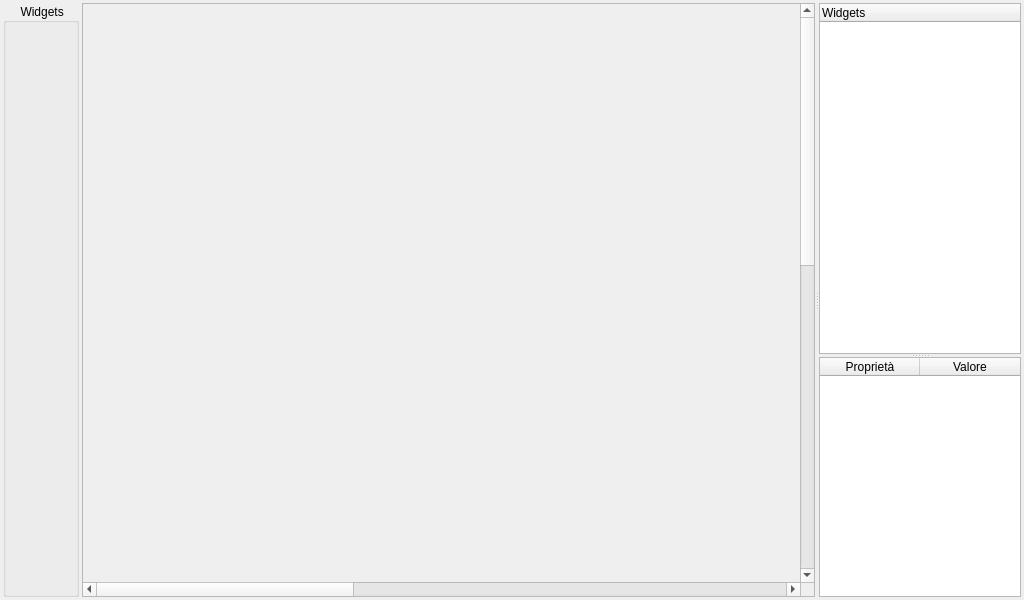
<?xml version="1.0" encoding="UTF-8"?>
<ui version="4.0">
 <class>DashSettingsDialog</class>
 <widget class="QDialog" name="DashSettingsDialog">
  <property name="geometry">
   <rect>
    <x>0</x>
    <y>0</y>
    <width>1024</width>
    <height>600</height>
   </rect>
  </property>
  <property name="minimumSize">
   <size>
    <width>1024</width>
    <height>600</height>
   </size>
  </property>
  <property name="maximumSize">
   <size>
    <width>1024</width>
    <height>600</height>
   </size>
  </property>
  <property name="windowTitle">
   <string>Impostazioni Cruscotto</string>
  </property>
  <property name="windowIcon">
   <iconset resource="../Resource.qrc">
    <normaloff>:/images/icons/dashboard.png</normaloff>:/images/icons/dashboard.png</iconset>
  </property>
  <layout class="QGridLayout" name="gridLayout">
   <property name="leftMargin">
    <number>3</number>
   </property>
   <property name="topMargin">
    <number>3</number>
   </property>
   <property name="rightMargin">
    <number>3</number>
   </property>
   <property name="bottomMargin">
    <number>3</number>
   </property>
   <property name="spacing">
    <number>3</number>
   </property>
   <item row="0" column="0" alignment="Qt::AlignHCenter">
    <widget class="QGroupBox" name="groupBox">
     <property name="sizePolicy">
      <sizepolicy hsizetype="Maximum" vsizetype="Preferred">
       <horstretch>0</horstretch>
       <verstretch>0</verstretch>
      </sizepolicy>
     </property>
     <property name="title">
      <string> Widgets</string>
     </property>
     <property name="alignment">
      <set>Qt::AlignCenter</set>
     </property>
     <layout class="QVBoxLayout" name="verticalLayout">
      <property name="spacing">
       <number>3</number>
      </property>
      <property name="leftMargin">
       <number>3</number>
      </property>
      <property name="topMargin">
       <number>3</number>
      </property>
      <property name="rightMargin">
       <number>3</number>
      </property>
      <property name="bottomMargin">
       <number>3</number>
      </property>
      <item>
       <widget class="QToolButton" name="addLabelButton">
        <property name="sizePolicy">
         <sizepolicy hsizetype="Expanding" vsizetype="Fixed">
          <horstretch>0</horstretch>
          <verstretch>0</verstretch>
         </sizepolicy>
        </property>
        <property name="text">
         <string/>
        </property>
        <property name="icon">
         <iconset resource="../Resource.qrc">
          <normaloff>:/images/icons/label.png</normaloff>:/images/icons/label.png</iconset>
        </property>
        <property name="iconSize">
         <size>
          <width>32</width>
          <height>32</height>
         </size>
        </property>
        <property name="popupMode">
         <enum>QToolButton::DelayedPopup</enum>
        </property>
        <property name="autoRaise">
         <bool>true</bool>
        </property>
        <property name="arrowType">
         <enum>Qt::NoArrow</enum>
        </property>
       </widget>
      </item>
      <item>
       <widget class="QToolButton" name="addLedButton">
        <property name="sizePolicy">
         <sizepolicy hsizetype="Expanding" vsizetype="Fixed">
          <horstretch>0</horstretch>
          <verstretch>0</verstretch>
         </sizepolicy>
        </property>
        <property name="text">
         <string/>
        </property>
        <property name="icon">
         <iconset resource="../Resource.qrc">
          <normaloff>:/images/icons/led.png</normaloff>:/images/icons/led.png</iconset>
        </property>
        <property name="iconSize">
         <size>
          <width>32</width>
          <height>32</height>
         </size>
        </property>
        <property name="popupMode">
         <enum>QToolButton::DelayedPopup</enum>
        </property>
        <property name="autoRaise">
         <bool>true</bool>
        </property>
        <property name="arrowType">
         <enum>Qt::NoArrow</enum>
        </property>
       </widget>
      </item>
      <item>
       <widget class="QToolButton" name="addDigitButton">
        <property name="sizePolicy">
         <sizepolicy hsizetype="Expanding" vsizetype="Fixed">
          <horstretch>0</horstretch>
          <verstretch>0</verstretch>
         </sizepolicy>
        </property>
        <property name="text">
         <string/>
        </property>
        <property name="icon">
         <iconset resource="../Resource.qrc">
          <normaloff>:/images/icons/digit.png</normaloff>:/images/icons/digit.png</iconset>
        </property>
        <property name="iconSize">
         <size>
          <width>32</width>
          <height>32</height>
         </size>
        </property>
        <property name="popupMode">
         <enum>QToolButton::DelayedPopup</enum>
        </property>
        <property name="autoRaise">
         <bool>true</bool>
        </property>
        <property name="arrowType">
         <enum>Qt::NoArrow</enum>
        </property>
       </widget>
      </item>
      <item>
       <widget class="QToolButton" name="addAngularButton">
        <property name="sizePolicy">
         <sizepolicy hsizetype="Expanding" vsizetype="Fixed">
          <horstretch>0</horstretch>
          <verstretch>0</verstretch>
         </sizepolicy>
        </property>
        <property name="text">
         <string/>
        </property>
        <property name="icon">
         <iconset resource="../Resource.qrc">
          <normaloff>:/images/icons/angol.png</normaloff>:/images/icons/angol.png</iconset>
        </property>
        <property name="iconSize">
         <size>
          <width>32</width>
          <height>32</height>
         </size>
        </property>
        <property name="popupMode">
         <enum>QToolButton::DelayedPopup</enum>
        </property>
        <property name="autoRaise">
         <bool>true</bool>
        </property>
        <property name="arrowType">
         <enum>Qt::NoArrow</enum>
        </property>
       </widget>
      </item>
      <item>
       <widget class="QToolButton" name="addBarButton">
        <property name="sizePolicy">
         <sizepolicy hsizetype="Expanding" vsizetype="Fixed">
          <horstretch>0</horstretch>
          <verstretch>0</verstretch>
         </sizepolicy>
        </property>
        <property name="text">
         <string/>
        </property>
        <property name="icon">
         <iconset resource="../Resource.qrc">
          <normaloff>:/images/icons/bars.png</normaloff>:/images/icons/bars.png</iconset>
        </property>
        <property name="iconSize">
         <size>
          <width>32</width>
          <height>32</height>
         </size>
        </property>
        <property name="popupMode">
         <enum>QToolButton::DelayedPopup</enum>
        </property>
        <property name="autoRaise">
         <bool>true</bool>
        </property>
        <property name="arrowType">
         <enum>Qt::NoArrow</enum>
        </property>
       </widget>
      </item>
      <item>
       <widget class="QToolButton" name="addTermoButton">
        <property name="sizePolicy">
         <sizepolicy hsizetype="Expanding" vsizetype="Fixed">
          <horstretch>0</horstretch>
          <verstretch>0</verstretch>
         </sizepolicy>
        </property>
        <property name="text">
         <string/>
        </property>
        <property name="icon">
         <iconset resource="../Resource.qrc">
          <normaloff>:/images/icons/thermometer.png</normaloff>:/images/icons/thermometer.png</iconset>
        </property>
        <property name="iconSize">
         <size>
          <width>32</width>
          <height>32</height>
         </size>
        </property>
        <property name="popupMode">
         <enum>QToolButton::DelayedPopup</enum>
        </property>
        <property name="autoRaise">
         <bool>true</bool>
        </property>
        <property name="arrowType">
         <enum>Qt::NoArrow</enum>
        </property>
       </widget>
      </item>
      <item>
       <widget class="QToolButton" name="addAlarmButton">
        <property name="sizePolicy">
         <sizepolicy hsizetype="Expanding" vsizetype="Fixed">
          <horstretch>0</horstretch>
          <verstretch>0</verstretch>
         </sizepolicy>
        </property>
        <property name="text">
         <string/>
        </property>
        <property name="icon">
         <iconset resource="../Resource.qrc">
          <normaloff>:/images/icons/warning.png</normaloff>:/images/icons/warning.png</iconset>
        </property>
        <property name="iconSize">
         <size>
          <width>32</width>
          <height>32</height>
         </size>
        </property>
        <property name="popupMode">
         <enum>QToolButton::DelayedPopup</enum>
        </property>
        <property name="autoRaise">
         <bool>true</bool>
        </property>
        <property name="arrowType">
         <enum>Qt::NoArrow</enum>
        </property>
       </widget>
      </item>
      <item>
       <spacer name="verticalSpacer">
        <property name="orientation">
         <enum>Qt::Vertical</enum>
        </property>
        <property name="sizeHint" stdset="0">
         <size>
          <width>20</width>
          <height>40</height>
         </size>
        </property>
       </spacer>
      </item>
     </layout>
    </widget>
   </item>
   <item row="0" column="1">
    <widget class="QSplitter" name="splitter_2">
     <property name="orientation">
      <enum>Qt::Horizontal</enum>
     </property>
     <property name="childrenCollapsible">
      <bool>false</bool>
     </property>
     <widget class="QScrollArea" name="scrollArea">
      <property name="verticalScrollBarPolicy">
       <enum>Qt::ScrollBarAsNeeded</enum>
      </property>
      <property name="horizontalScrollBarPolicy">
       <enum>Qt::ScrollBarAsNeeded</enum>
      </property>
      <property name="sizeAdjustPolicy">
       <enum>QAbstractScrollArea::AdjustToContents</enum>
      </property>
      <property name="widgetResizable">
       <bool>true</bool>
      </property>
      <widget class="QWidget" name="scrollAreaWidgetContents">
       <property name="geometry">
        <rect>
         <x>0</x>
         <y>0</y>
         <width>1926</width>
         <height>1286</height>
        </rect>
       </property>
       <layout class="QGridLayout" name="gridLayout_2">
        <property name="leftMargin">
         <number>3</number>
        </property>
        <property name="topMargin">
         <number>3</number>
        </property>
        <property name="rightMargin">
         <number>3</number>
        </property>
        <property name="bottomMargin">
         <number>3</number>
        </property>
        <property name="spacing">
         <number>3</number>
        </property>
        <item row="0" column="0">
         <widget class="DashPainter" name="painter" native="true">
          <property name="sizePolicy">
           <sizepolicy hsizetype="Expanding" vsizetype="Expanding">
            <horstretch>0</horstretch>
            <verstretch>0</verstretch>
           </sizepolicy>
          </property>
          <property name="minimumSize">
           <size>
            <width>1920</width>
            <height>1280</height>
           </size>
          </property>
          <property name="focusPolicy">
           <enum>Qt::ClickFocus</enum>
          </property>
         </widget>
        </item>
       </layout>
      </widget>
     </widget>
     <widget class="QSplitter" name="splitter">
      <property name="orientation">
       <enum>Qt::Vertical</enum>
      </property>
      <property name="handleWidth">
       <number>3</number>
      </property>
      <property name="childrenCollapsible">
       <bool>false</bool>
      </property>
      <widget class="QTreeWidget" name="widgetsTree">
       <property name="sizePolicy">
        <sizepolicy hsizetype="Minimum" vsizetype="Expanding">
         <horstretch>0</horstretch>
         <verstretch>0</verstretch>
        </sizepolicy>
       </property>
       <property name="minimumSize">
        <size>
         <width>100</width>
         <height>0</height>
        </size>
       </property>
       <property name="maximumSize">
        <size>
         <width>202</width>
         <height>16777215</height>
        </size>
       </property>
       <property name="horizontalScrollBarPolicy">
        <enum>Qt::ScrollBarAsNeeded</enum>
       </property>
       <property name="sizeAdjustPolicy">
        <enum>QAbstractScrollArea::AdjustToContents</enum>
       </property>
       <property name="editTriggers">
        <set>QAbstractItemView::NoEditTriggers</set>
       </property>
       <column>
        <property name="text">
         <string notr="true">Widgets</string>
        </property>
       </column>
      </widget>
      <widget class="QTableWidget" name="widgetSettings">
       <property name="sizePolicy">
        <sizepolicy hsizetype="Fixed" vsizetype="Expanding">
         <horstretch>0</horstretch>
         <verstretch>0</verstretch>
        </sizepolicy>
       </property>
       <property name="minimumSize">
        <size>
         <width>100</width>
         <height>240</height>
        </size>
       </property>
       <property name="maximumSize">
        <size>
         <width>202</width>
         <height>16777215</height>
        </size>
       </property>
       <property name="sizeAdjustPolicy">
        <enum>QAbstractScrollArea::AdjustToContents</enum>
       </property>
       <property name="autoScroll">
        <bool>false</bool>
       </property>
       <property name="editTriggers">
        <set>QAbstractItemView::NoEditTriggers</set>
       </property>
       <property name="alternatingRowColors">
        <bool>true</bool>
       </property>
       <property name="selectionMode">
        <enum>QAbstractItemView::NoSelection</enum>
       </property>
       <property name="selectionBehavior">
        <enum>QAbstractItemView::SelectRows</enum>
       </property>
       <attribute name="horizontalHeaderVisible">
        <bool>true</bool>
       </attribute>
       <attribute name="horizontalHeaderStretchLastSection">
        <bool>true</bool>
       </attribute>
       <attribute name="verticalHeaderVisible">
        <bool>false</bool>
       </attribute>
       <column>
        <property name="text">
         <string>Proprietà</string>
        </property>
       </column>
       <column>
        <property name="text">
         <string>Valore</string>
        </property>
       </column>
      </widget>
     </widget>
    </widget>
   </item>
  </layout>
 </widget>
 <customwidgets>
  <customwidget>
   <class>DashPainter</class>
   <extends>QWidget</extends>
   <header>../widget/dashpainter.h</header>
   <container>1</container>
  </customwidget>
 </customwidgets>
 <resources>
  <include location="../Resource.qrc"/>
 </resources>
 <connections/>
</ui>
